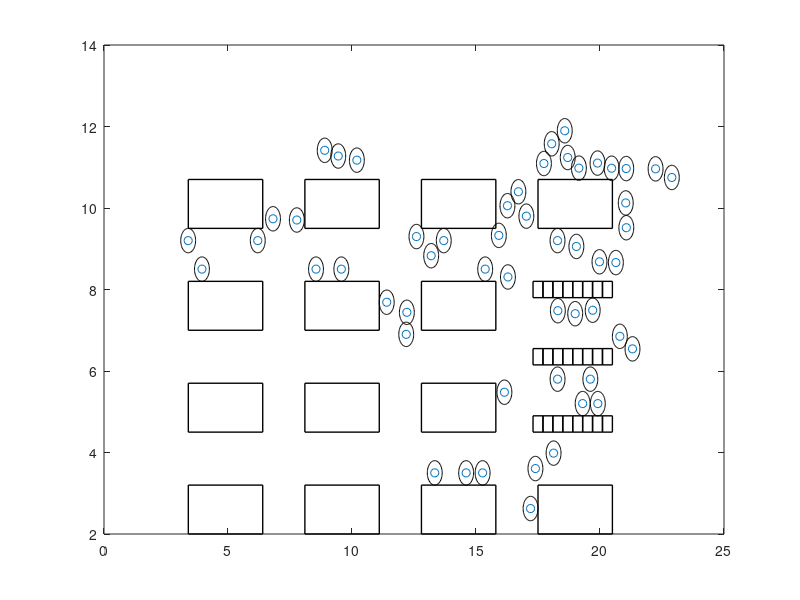

The MATLAB source for this figure: (Note: this script raises an error after producing the figure.)
clc
clear
close all

% The code is to simulate the dynamic of pedestrain using ECE model.
% https://www.foxnews.com/us/new-york-apple-store-gunfire-triggers-panic-video-shows
% case reference: Apple Store case on 12 November 2016
% Author: Qiujia Liu
% Last edit on 6/24/2021.

%% SIMULATION PARAMETERS
% EVACUATION ENVIRONMENT
Lx=23;Ly=12.7;
Num_dangersource=10;% including 1 danger sources
DS=zeros(Num_dangersource,2);
DS(:,1)=0;
for i=1:Num_dangersource/2
    DS(2*i-1,2)=Ly/2+(i-0.5)*Ly/(Num_dangersource+1);
    DS(2*i,2)=Ly/2-(i-0.5)*Ly/(Num_dangersource+1);
end
Num_safe=2;% including 2 exits
gap_safe=2;
d_delta=0.5;
SE=zeros(Num_safe,2);
SE(2,:)=[Lx,d_delta+gap_safe/2]; % Down
SE(1,:)=[Lx,Ly-d_delta-gap_safe/2]; % Up
Lx_o1=3;Ly_o1=1.2;
Num_o1=14;% inclusing 14 R obstacle 
Loc_o1=zeros(Num_o1,2);
for j=1:4
    for i=1:3
        Loc_o1(j*3+i-3,:)=[-1.5+i*(Lx_o1+1.7)+1.7,0.1+j*(Ly_o1+1.3)];
    end
end
Loc_o1(13,:)=[-1.5+4*(Lx_o1+1.7)+1.7,0.1+1*(Ly_o1+1.3)];
Loc_o1(14,:)=[-1.5+4*(Lx_o1+1.7)+1.7,0.1+4*(Ly_o1+1.3)];
x_u1=zeros(Num_o1,4);
y_u1=zeros(Num_o1,4);
for n =1:Num_o1
    x_u1(n,1)=Loc_o1(n,1)-Lx_o1/2;
    x_u1(n,2)=Loc_o1(n,1)+Lx_o1/2;
    x_u1(n,3)=x_u1(n,2);x_u1(n,4)=x_u1(n,1);
    y_u1(n,1)=Loc_o1(n,2)+Ly_o1/2;
    y_u1(n,4)=Loc_o1(n,2)-Ly_o1/2;
    y_u1(n,2)=y_u1(n,1);y_u1(n,3)=y_u1(n,4);
end
ro=0.4/2;
Num_o2=24; % inclusing 24 F obstacle 
Loc_o2=zeros(Num_o2,2);
for j=1:3
    for i=1:8
        Loc_o2(j*8+i-8,:)=[15.4+i*2*ro+1.7,3.05+j*1.65];
    end
end
x_u2=zeros(Num_o2,4);
y_u2=zeros(Num_o2,4);
for n =1:Num_o2
    x_u2(n,1)=Loc_o2(n,1)-ro;
    x_u2(n,2)=Loc_o2(n,1)+ro;
    x_u2(n,3)=x_u2(n,2);x_u2(n,4)=x_u2(n,1);
    y_u2(n,1)=Loc_o2(n,2)+ro;
    y_u2(n,4)=Loc_o2(n,2)-ro;
    y_u2(n,2)=y_u2(n,1);y_u2(n,3)=y_u2(n,4);
end
%EVACUATION PEDESTRIAN
Num_p=54;
ri = 0.3.*ones(Num_p,1);
mi=80;
v_max=5;
load('initial_pedes_co.mat','initial_pedes_co')
exit = [1	1   1 % Target exit: [ped_id,ped_index,exit:1-R/2-F]
2	2   1 
7	3   1 
9	4   1 
10	5   1 
12	6   1 
15	7   1 
16	8   1 
17	9   1 
21	10  1 
23	11  1 
25	12  1 
26	13  1 
31	14  1 
32	15  1 
33	16  1 
34	17  1 
40	18  1 
65	19  1 
68	20  1 
3	21  2 
4	22  2 
5	23  2 
6	24  2 
8	25  1 
11	26  1 
13	27  1 
14	28  1 
18	29  1 
19	30  1 
20	31  1 
22	32  1 
24	33  1 
27	34  1 
28	35  1 
29	36  1 
30	37  1 
35	38  1 
36	39  1 
37	40  1 
38	41  1 
39	42  1 
41	43  1 
42	44  1 
43	45  1 
44	46  1 
47	47  1 
48	48  1 
49	49  1 
50	50  1 
66	51  1 
67	52  1 
69	53  1 
70	54  1];

%% PARAMETERS IN GOVERNING EQUATION
ti=0.5;
Ai=2000;
Bi=0.08;
k=1.2E5;
kappa=2.4E5;
k_fo=3.6E2;
k_physicalcontact=1.2E5;
Bw=20;
Bsd=0.1;

%% INITIALIZATION
Vel=zeros(Num_p,2);
Mar=zeros(Num_p,1);
Loc=initial_pedes_co(:,2:3);
Record=[zeros(Num_p,1),(1:Num_p)',zeros(Num_p,1),Loc]; % Time,id,v,x,y

%% SIMULATION STARTS
TimeStep=20000;
dt=0.002;
for steps=1:TimeStep
    % calculate the force applied on each person
    v_desired=zeros(Num_p,1);
    f1=zeros(Num_p,2);
    vel_1=zeros(Num_p,2);
    f2=zeros(Num_p,2);
    vel_2=zeros(Num_p,2);
    w=zeros(Num_p,1);
    f3=zeros(Num_p,2);
    vel_3=zeros(Num_p,2);
    f4=zeros(Num_p,2);
    vel_4=zeros(Num_p,2);
    f5=zeros(Num_p,2);
    % calculate F1 escape from danger source
    for i=1:Num_p
        if Mar(i)==1
            continue;
        end
        d_1=1E4;Din=[0 0];
        for n=1:Num_dangersource
            din=Loc(i,:)-DS(n,:);
            if sqrt(sum(din.^2))<d_1
                d_1=sqrt(sum(din.^2));
            end
            Din=Din+din;
        end
        w(i)=exp(-(d_1)/Bw);
        v_desired(i)=max(1.5,w(i)*v_max);
        vel_1(i,:)=Din/sqrt(sum(Din.^2));
        f1(i,:)=w(i)*mi*(v_desired(i)*vel_1(i,:)-Vel(i,:))/ti;
    end
    % calculate F2 to desired destination
    for i=1:Num_p
        if Mar(i)==1
            continue;
        end
        if Loc(i,2)>SE(exit(i,3),2)-gap_safe/2+ri(i) && Loc(i,2)<SE(exit(i,3),2)+gap_safe/2-ri(i)
            d_2=Lx-Loc(i,1);
            vel_2(i,:)=[1,0];
        else
            d_2=sqrt(sum((SE(exit(i,3),:)-Loc(i,:)).^2));
            vel_2(i,:)=(SE(exit(i,3),:)-Loc(i,:))/d_2;
        end
        f2(i,:)=(1-w(i))*mi*(v_desired(i)*vel_2(i,:)-Vel(i,:))/ti;
    end
    % calculate F3 & F4 & F5
    for i=1:Num_p
        if Mar(i)==1
            continue;
        end
        % calculate F3 to obstacle R
        % upper wall
        niw=[0,-1];
        tiw=[1,0];
        if sum((f1(i,:)+f2(i,:)).*tiw)>=0
            vel_3(i,:)=tiw;
        else
            vel_3(i,:)=-tiw;
        end
        for n=1:Num_o1
            if Loc(i,1)<=Loc_o1(n,1)+Lx_o1/2+ri(i) && Loc(i,1)>=Loc_o1(n,1)-Lx_o1/2-ri(i) && Loc(i,2)<=Loc_o1(n,2)-Ly_o1/2
                diw=Loc_o1(n,2)-Ly_o1/2-Loc(i,2);
                if diw>ri(i)
                    f3(i,:)=f3(i,:)+Ai*exp((ri(i)-diw)/Bi)*niw+exp((ri(i)-diw)/Bsd)*(v_desired(i)*vel_3(i,:)-Vel(i,:).*vel_3(i,:))/ti*mi;
                else
                    f3(i,:)=f3(i,:)+k*(ri(i)-diw)*niw+Ai*exp((ri(i)-diw)/Bi)*niw-kappa*(ri(i)-diw)*sum((Vel(i,:).*tiw))*tiw;
                end
            end
        end
        diw=Ly-Loc(i,2);
        if diw>ri(i)
            f3(i,:)=f3(i,:)+Ai*exp((ri(i)-diw)/Bi)*niw+exp((ri(i)-diw)/Bsd)*(v_desired(i)*vel_3(i,:)-Vel(i,:).*vel_3(i,:))/ti*mi;
        else
            f3(i,:)=f3(i,:)+k*(ri(i)-diw)*niw+Ai*exp((ri(i)-diw)/Bi)*niw-kappa*(ri(i)-diw)*sum((Vel(i,:).*tiw))*tiw;
        end
        % lower wall
        niw=[0,1];
        tiw=[-1,0];
        if sum((f1(i,:)+f2(i,:)).*tiw)>=0
            vel_3(i,:)=tiw;
        else
            vel_3(i,:)=-tiw;
        end
        for n=1:Num_o1
            if Loc(i,1)<=Loc_o1(n,1)+Lx_o1/2+ri(i) && Loc(i,1)>=Loc_o1(n,1)-Lx_o1/2-ri(i) && Loc(i,2)>=Loc_o1(n,2)+Ly_o1/2
                diw=Loc(i,2)-(Loc_o1(n,2)+Ly_o1/2);
                if diw>ri(i)
                    f3(i,:)=f3(i,:)+Ai*exp((ri(i)-diw)/Bi)*niw+exp((ri(i)-diw)/Bsd)*(v_desired(i)*vel_3(i,:)-Vel(i,:).*vel_3(i,:))/ti*mi;
                else
                    f3(i,:)=f3(i,:)+k*(ri(i)-diw)*niw+Ai*exp((ri(i)-diw)/Bi)*niw-kappa*(ri(i)-diw)*sum((Vel(i,:).*tiw))*tiw;
                end
            end
        end
        diw=Loc(i,2);
        if diw>ri(i)
            f3(i,:)=f3(i,:)+Ai*exp((ri(i)-diw)/Bi)*niw+exp((ri(i)-diw)/Bsd)*(v_desired(i)*vel_3(i,:)-Vel(i,:).*vel_3(i,:))/ti*mi;
        else
            f3(i,:)=f3(i,:)+k*(ri(i)-diw)*niw+Ai*exp((ri(i)-diw)/Bi)*niw-kappa*(ri(i)-diw)*sum((Vel(i,:).*tiw))*tiw;
        end
        % left wall
        niw=[1,0];
        tiw=[0,1];
        if sum((f1(i,:)+f2(i,:)).*tiw)>=0
            vel_3(i,:)=tiw;
        else
            vel_3(i,:)=-tiw;
        end
        for n=1:Num_o1
            if Loc(i,1)>=Loc_o1(n,1)+Lx_o1/2 && Loc(i,2)>=Loc_o1(n,2)-Ly_o1/2-ri(i) && Loc(i,2)<=Loc_o1(n,2)+Ly_o1/2+ri(i)
                diw=Loc(i,1)-(Loc_o1(n,1)+Lx_o1/2);
                if diw>ri(i)
                    f3(i,:)=f3(i,:)+Ai*exp((ri(i)-diw)/Bi)*niw+exp((ri(i)-diw)/Bsd)*(v_desired(i)*vel_3(i,:)-Vel(i,:).*vel_3(i,:))/ti*mi;
                else
                    f3(i,:)=f3(i,:)+k*(ri(i)-diw)*niw+Ai*exp((ri(i)-diw)/Bi)*niw-kappa*(ri(i)-diw)*sum((Vel(i,:).*tiw))*tiw;
                end
            end
        end
        diw=Loc(i,1); 
        if diw>ri(i)
            f3(i,:)=f3(i,:)+Ai*exp((ri(i)-diw)/Bi)*niw+exp((ri(i)-diw)/Bsd)*(v_max*vel_3(i,:)-Vel(i,:).*vel_3(i,:))/ti*mi;
        else
            f3(i,:)=f3(i,:)+k*(ri(i)-diw)*niw+Ai*exp((ri(i)-diw)/Bi)*niw-kappa*(ri-diw)*sum((Vel(i,:).*tiw))*tiw;
        end
        % right wall (in the gap area, there is not interaction)
        niw=[-1,0];
        tiw=[0,-1];
        if sum((f1(i,:)+f2(i,:)).*tiw)>=0
            vel_3(i,:)=tiw;
        else
            vel_3(i,:)=-tiw;
        end
        for n=1:Num_o1
            if Loc(i,1)<=Loc_o1(n,1)-Lx_o1/2 && Loc(i,2)>=Loc_o1(n,2)-Ly_o1/2-ri(i) && Loc(i,2)<=Loc_o1(n,2)+Ly_o1/2+ri(i)
                diw=Loc_o1(n,1)-Lx_o1/2-Loc(i,1);
                if diw>ri(i)
                    f3(i,:)=f3(i,:)+Ai*exp((ri(i)-diw)/Bi)*niw+exp((ri(i)-diw)/Bsd)*(v_desired(i)*vel_3(i,:)-Vel(i,:).*vel_3(i,:))/ti*mi;
                else
                    f3(i,:)=f3(i,:)+k*(ri(i)-diw)*niw+Ai*exp((ri(i)-diw)/Bi)*niw-kappa*(ri(i)-diw)*sum((Vel(i,:).*tiw))*tiw;
                end
            end
        end
        if (Loc(i,2)<SE(1,2)-gap_safe/2-ri(i) && Loc(i,2)>SE(2,2)+gap_safe/2+ri(i)) || Loc(i,2)>SE(1,2)+gap_safe/2+ri(i) || Loc(i,2)<SE(2,2)-gap_safe/2-ri(i)
            diw=Lx-Loc(i,1);
            if diw>ri(i)
                f3(i,:)=f3(i,:)+Ai*exp((ri(i)-diw)/Bi)*niw+exp((ri(i)-diw)/Bsd)*(v_desired(i)*vel_3(i,:)-Vel(i,:).*vel_3(i,:))/ti*mi;
            else
                f3(i,:)=f3(i,:)+k*(ri(i)-diw)*niw+Ai*exp((ri(i)-diw)/Bi)*niw-kappa*(ri(i)-diw)*sum((Vel(i,:).*tiw))*tiw;
            end
        end
        % calcualte F4 to obstacle F
        for n=1:Num_o2
            % test if inside, if inside, decelerate
            x=[Loc_o2(n,1)+ro;Loc_o2(n,1)+ro;Loc_o2(n,1)-ro;Loc_o2(n,1)-ro;Loc_o2(n,1)+ro];
            y=[Loc_o2(n,2)+ro;Loc_o2(n,2)-ro;Loc_o2(n,2)-ro;Loc_o2(n,2)+ro;Loc_o2(n,2)+ro];
            if inpolygon(Loc(i,1),Loc(i,2),x,y)==1 && max(abs(Vel(i,:))) > 0
                f4(i,:)=-k_fo*2*ro*(Vel(i,:)/sqrt(sum(Vel(i,:).^2)));
                break
            else
                if inpolygon(Loc(i,1),Loc(i,2),x,y)~=1 && max(abs(Vel(i,:))) > 0
                    % upper wall
                    nio=[0,-1];
                    tio=[1,0];
                    if sum((f1(i,:)+f2(i,:)).*tio)>=0
                        vel_4(i,:)=tio;
                    else
                        vel_4(i,:)=-tio;
                    end
                    if Loc(i,1)<=Loc_o2(n,1)+ro && Loc(i,1)>=Loc_o2(n,1)-ro && Loc(i,2)<=Loc_o2(n,2)-ro
                        dio=Loc_o2(n,2)-ro-Loc(i,2);
                        if dio<ri(i)
                            f4(i,:)=f4(i,:)-k_fo*(ri(i)-dio)*Vel(i,:)/sqrt(sum(Vel(i,:).^2));
                        else
                            f4(i,:)=f4(i,:)+Ai*exp((ri(i)-dio)/Bi)*nio;
                        end
                    end
                    % lower wall
                    nio=[0,1];
                    tio=[-1,0];
                    if sum((f1(i,:)+f2(i,:)).*tio)>=0
                        vel_4(i,:)=tio;
                    else
                        vel_4(i,:)=-tio;
                    end
                    if Loc(i,1)<=Loc_o2(n,1)+ro && Loc(i,1)>=Loc_o2(n,1)-ro && Loc(i,2)>=Loc_o2(n,2)+ro
                        dio=Loc(i,2)-(Loc_o2(n,2)+ro);
                        if dio<ri(i)
                            f4(i,:)=f4(i,:)-k_fo*(ri(i)-dio)*Vel(i,:)/sqrt(sum(Vel(i,:).^2));
                        else
                            f4(i,:)=f4(i,:)+Ai*exp((ri(i)-dio)/Bi)*nio;
                        end
                    end
                    % left wall
                    nio=[1,0];
                    tio=[0,1];
                    if sum((f1(i,:)+f2(i,:)).*tio)>=0
                        vel_4(i,:)=tio;
                    else
                        vel_4(i,:)=-tio;
                    end
                    if Loc(i,2)<=Loc_o2(n,2)+ro && Loc(i,2)>=Loc_o2(n,2)-ro && Loc(i,1)>=Loc_o2(n,1)+ro
                        dio=Loc(i,1)-(Loc_o2(n,1)+ro);
                        if dio<ri(i)
                            f4(i,:)=f4(i,:)-k_fo*(ri(i)-dio)*Vel(i,:)/sqrt(sum(Vel(i,:).^2));
                        else
                            f4(i,:)=f4(i,:)+Ai*exp((ri(i)-dio)/Bi)*nio;
                        end
                    end
                    % right wall
                    nio=[-1,0];
                    tio=[0,-1];
                    if sum((f1(i,:)+f2(i,:)).*tio)>=0
                        vel_4(i,:)=tio;
                    else
                        vel_4(i,:)=-tio;
                    end
                    if Loc(i,2)<=Loc_o2(n,2)+ro && Loc(i,2)>=Loc_o2(n,2)-ro && Loc(i,1)<=Loc_o2(n,1)-ro
                        dio=Loc_o2(n,1)-ro-Loc(i,1);
                        if dio<ri(i)
                            f4(i,:)=f4(i,:)-k_fo*(ri(i)-dio)*Vel(i,:)/sqrt(sum(Vel(i,:).^2));
                        else
                            f4(i,:)=f4(i,:)+Ai*exp((ri(i)-dio)/Bi)*nio;
                        end
                    end
                end
            end
        end
        % calculate F5 with crowd
        for j=1:Num_p
            if i==j||Mar(j)==1
                continue;
            end
            rij=ri(i)+ri(j);
            dij=sqrt(sum((Loc(i,:)-Loc(j,:)).^2));
            nij=(Loc(i,:)-Loc(j,:))/dij;
            tij=[-nij(1,2),nij(1,1)];
            if dij>rij
                f5(i,:)=f5(i,:);
            else
                f5(i,:)=f5(i,:)+k_physicalcontact*(rij-dij)*nij+kappa*(rij-dij)*sum((Vel(j,:)-Vel(i,:)).*tij)*tij;
            end
        end
    end
    % advection by forward euler
    F=f1+f2+f3+f4+f5;
    Vel=Vel+F/mi*dt;
    Loc=Loc+Vel*dt; 
    % mark the person who has escaped
    for i=1:Num_p
        if Loc(i,1)>Lx           
            Mar(i)=1;
        end
    end
    % save the data
    Record_steps=[steps*dt*ones(Num_p,1),(1:Num_p)',sqrt(sum(Vel.^2, 2)),Loc];
    Record_steps(Mar==1,:)=[];
    Record=[Record;Record_steps];
    % simulation stops if everyone has escapes
    if min(Mar)==1
        break;
    end
    % plot figures
    disp(steps)
    plot(Loc(1:Num_p,1),Loc(1:Num_p,2),'o')
    hold on
    for i=1:Num_p
        rectangle('Position',[Loc(i,1)-ri(i),Loc(i,2)-ri(i),2*ri(i),2*ri(i)],'Curvature',[1,1],'linewidth',0.5)
    end
    for m=1:Num_o1
        rectangle('Position',[x_u1(m,4),y_u1(m,4),Lx_o1,Ly_o1],'Curvature',[0,0],'EdgeColor','k','LineWidth',1)
    end
    for m=1:Num_o2
        rectangle('Position',[Loc_o2(m,1)-ro,Loc_o2(m,2)-ro,ro*2,ro*2],'Curvature',[0,0],'EdgeColor','k','LineWidth',1)
    end
    time = roundn(steps*dt,-1);
    legend(['Time =',num2str(time),'s'],'Location','NorthWest')
    axis([0,Lx,0,Ly])    
    set(gca,'DataAspectRatio',[1 1 1])
    hold off
    pause(0.001)
end